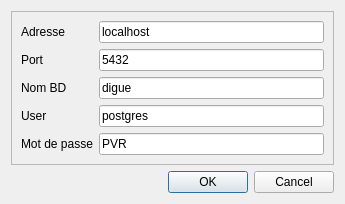
<?xml version="1.0" encoding="UTF-8"?>
<ui version="4.0">
 <class>Dialog</class>
 <widget class="QDialog" name="Dialog">
  <property name="geometry">
   <rect>
    <x>0</x>
    <y>0</y>
    <width>345</width>
    <height>204</height>
   </rect>
  </property>
  <property name="sizePolicy">
   <sizepolicy hsizetype="Expanding" vsizetype="Expanding">
    <horstretch>0</horstretch>
    <verstretch>0</verstretch>
   </sizepolicy>
  </property>
  <property name="windowTitle">
   <string>Dialog</string>
  </property>
  <layout class="QVBoxLayout" name="verticalLayout">
   <item>
    <widget class="QFrame" name="frame">
     <property name="frameShape">
      <enum>QFrame::StyledPanel</enum>
     </property>
     <property name="frameShadow">
      <enum>QFrame::Raised</enum>
     </property>
     <layout class="QFormLayout" name="formLayout_2">
      <item row="0" column="0">
       <widget class="QLabel" name="label">
        <property name="text">
         <string>Adresse</string>
        </property>
       </widget>
      </item>
      <item row="0" column="1">
       <widget class="QLineEdit" name="lineEdit_adresse">
        <property name="text">
         <string>localhost</string>
        </property>
       </widget>
      </item>
      <item row="1" column="0">
       <widget class="QLabel" name="label_2">
        <property name="text">
         <string>Port</string>
        </property>
       </widget>
      </item>
      <item row="1" column="1">
       <widget class="QLineEdit" name="lineEdit_port">
        <property name="text">
         <string>5432</string>
        </property>
       </widget>
      </item>
      <item row="2" column="0">
       <widget class="QLabel" name="label_3">
        <property name="text">
         <string>Nom BD</string>
        </property>
       </widget>
      </item>
      <item row="2" column="1">
       <widget class="QLineEdit" name="lineEdit_nom">
        <property name="text">
         <string>digue</string>
        </property>
       </widget>
      </item>
      <item row="3" column="0">
       <widget class="QLabel" name="label_4">
        <property name="text">
         <string>User</string>
        </property>
       </widget>
      </item>
      <item row="3" column="1">
       <widget class="QLineEdit" name="lineEdit_user">
        <property name="text">
         <string>postgres</string>
        </property>
       </widget>
      </item>
      <item row="4" column="0">
       <widget class="QLabel" name="label_5">
        <property name="text">
         <string>Mot de passe</string>
        </property>
       </widget>
      </item>
      <item row="4" column="1">
       <widget class="QLineEdit" name="lineEdit_password">
        <property name="text">
         <string>PVR</string>
        </property>
       </widget>
      </item>
     </layout>
    </widget>
   </item>
   <item>
    <spacer name="verticalSpacer">
     <property name="orientation">
      <enum>Qt::Vertical</enum>
     </property>
     <property name="sizeHint" stdset="0">
      <size>
       <width>20</width>
       <height>40</height>
      </size>
     </property>
    </spacer>
   </item>
   <item>
    <widget class="QDialogButtonBox" name="buttonBox">
     <property name="orientation">
      <enum>Qt::Horizontal</enum>
     </property>
     <property name="standardButtons">
      <set>QDialogButtonBox::Cancel|QDialogButtonBox::Ok</set>
     </property>
    </widget>
   </item>
  </layout>
 </widget>
 <resources/>
 <connections>
  <connection>
   <sender>buttonBox</sender>
   <signal>accepted()</signal>
   <receiver>Dialog</receiver>
   <slot>accept()</slot>
   <hints>
    <hint type="sourcelabel">
     <x>248</x>
     <y>254</y>
    </hint>
    <hint type="destinationlabel">
     <x>157</x>
     <y>274</y>
    </hint>
   </hints>
  </connection>
  <connection>
   <sender>buttonBox</sender>
   <signal>rejected()</signal>
   <receiver>Dialog</receiver>
   <slot>reject()</slot>
   <hints>
    <hint type="sourcelabel">
     <x>316</x>
     <y>260</y>
    </hint>
    <hint type="destinationlabel">
     <x>286</x>
     <y>274</y>
    </hint>
   </hints>
  </connection>
 </connections>
</ui>
